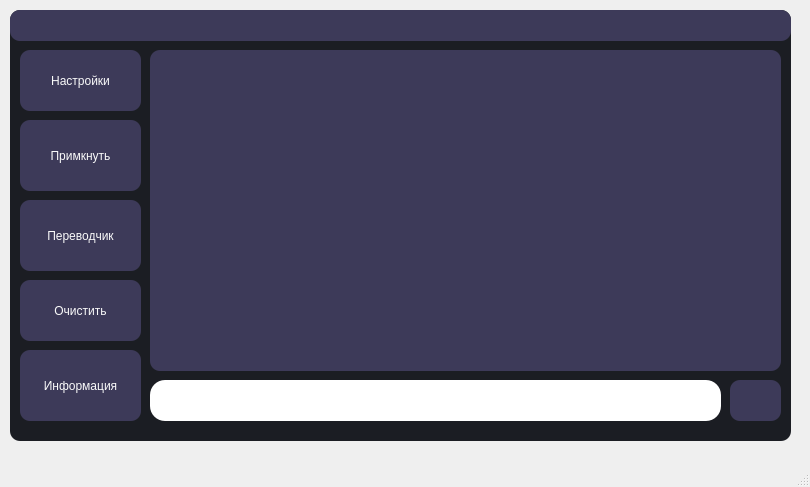
<?xml version="1.0" encoding="UTF-8"?>
<ui version="4.0">
 <class>MainWindow</class>
 <widget class="QMainWindow" name="MainWindow">
  <property name="geometry">
   <rect>
    <x>0</x>
    <y>0</y>
    <width>810</width>
    <height>487</height>
   </rect>
  </property>
  <property name="cursor">
   <cursorShape>ArrowCursor</cursorShape>
  </property>
  <property name="windowTitle">
   <string>MainWindow</string>
  </property>
  <property name="windowOpacity">
   <double>1.000000000000000</double>
  </property>
  <widget class="QWidget" name="centralwidget">
   <widget class="QFrame" name="frame">
    <property name="geometry">
     <rect>
      <x>10</x>
      <y>10</y>
      <width>781</width>
      <height>431</height>
     </rect>
    </property>
    <property name="autoFillBackground">
     <bool>false</bool>
    </property>
    <property name="styleSheet">
     <string notr="true">QFrame{
	border-radius: 10px;
	background-color: #1B1D23;
}</string>
    </property>
    <property name="frameShape">
     <enum>QFrame::NoFrame</enum>
    </property>
    <property name="frameShadow">
     <enum>QFrame::Raised</enum>
    </property>
    <widget class="QPushButton" name="pushButton_4">
     <property name="geometry">
      <rect>
       <x>10</x>
       <y>340</y>
       <width>121</width>
       <height>71</height>
      </rect>
     </property>
     <property name="styleSheet">
      <string notr="true">QPushButton {
	font: 12pt &quot;Sitka Small&quot;;
    border: none;
    border-radius: 10px;
	background-color:  #3d3a59;
    color: rgb(250, 250, 250);
}
QPushButton:hover{
	background-color: #4a3c73;
}
QPushButton:pressed{
	background-color: #604d94;
}
</string>
     </property>
     <property name="text">
      <string>Информация</string>
     </property>
    </widget>
    <widget class="QPushButton" name="pushButton_2">
     <property name="geometry">
      <rect>
       <x>10</x>
       <y>110</y>
       <width>121</width>
       <height>71</height>
      </rect>
     </property>
     <property name="styleSheet">
      <string notr="true">QPushButton {
	font: 12pt &quot;Sitka Small&quot;;
    border: none;
    border-radius: 10px;
	background-color:  #3d3a59;
    color: rgb(250, 250, 250);
}
QPushButton:hover{
	background-color: #4a3c73;
}
QPushButton:pressed{
	background-color: #604d94;
}

</string>
     </property>
     <property name="text">
      <string>Примкнуть</string>
     </property>
    </widget>
    <widget class="QPushButton" name="pushButton_6">
     <property name="geometry">
      <rect>
       <x>10</x>
       <y>270</y>
       <width>121</width>
       <height>61</height>
      </rect>
     </property>
     <property name="styleSheet">
      <string notr="true">QPushButton {
	font: 12pt &quot;Sitka Small&quot;;
    border: none;
    border-radius: 10px;
	background-color:  #3d3a59;
    color: rgb(250, 250, 250);
}
QPushButton:hover{
	background-color: #4a3c73;
}
QPushButton:pressed{
	background-color: #604d94;
}
</string>
     </property>
     <property name="text">
      <string>Очистить</string>
     </property>
    </widget>
    <widget class="QPushButton" name="pushButton">
     <property name="geometry">
      <rect>
       <x>10</x>
       <y>40</y>
       <width>121</width>
       <height>61</height>
      </rect>
     </property>
     <property name="styleSheet">
      <string notr="true">QPushButton {
	font: 12pt &quot;Sitka Small&quot;;
    border: none;
    border-radius: 10px;
	background-color:  #3d3a59;
    color: rgb(250, 250, 250);
}
QPushButton:hover{
	background-color: #4a3c73;
}
QPushButton:pressed{
	background-color: #604d94;
}
</string>
     </property>
     <property name="text">
      <string>Настройки</string>
     </property>
    </widget>
    <widget class="QPushButton" name="pushButton_3">
     <property name="geometry">
      <rect>
       <x>10</x>
       <y>190</y>
       <width>121</width>
       <height>71</height>
      </rect>
     </property>
     <property name="styleSheet">
      <string notr="true">QPushButton {
	font: 12pt &quot;Sitka Small&quot;;
    border: none;
    border-radius: 10px;
	background-color:  #3d3a59;
    color: rgb(250, 250, 250);
}
QPushButton:hover{
	background-color: #4a3c73;
}
QPushButton:pressed{
	background-color: #604d94;
}
</string>
     </property>
     <property name="text">
      <string>Переводчик</string>
     </property>
    </widget>
    <widget class="QLineEdit" name="lineEdit">
     <property name="geometry">
      <rect>
       <x>140</x>
       <y>370</y>
       <width>571</width>
       <height>41</height>
      </rect>
     </property>
     <property name="styleSheet">
      <string notr="true">QLineEdit{
	border-radius: 15px;
	background-color: #fff;
    font: 12pt &quot;Sitka Small&quot;;
}</string>
     </property>
     <property name="text">
      <string/>
     </property>
    </widget>
    <widget class="QListWidget" name="listWidget">
     <property name="geometry">
      <rect>
       <x>140</x>
       <y>40</y>
       <width>631</width>
       <height>321</height>
      </rect>
     </property>
     <property name="styleSheet">
      <string notr="true">QFrame{
	border-radius: 15px;
	background-color: #3d3a59;
}
QListWidget {
	font: 12pt &quot;Sitka Small&quot;;
    border: none;
    border-radius: 10px;
	background-color:  #3d3a59;
    color: rgb(250, 250, 250);
}</string>
     </property>
    </widget>
    <widget class="QPushButton" name="pushButton_5">
     <property name="geometry">
      <rect>
       <x>720</x>
       <y>370</y>
       <width>51</width>
       <height>41</height>
      </rect>
     </property>
     <property name="styleSheet">
      <string notr="true">QPushButton {
    border: none;
     border-radius: 10px;
    background-color:  #3d3a59;
}
QPushButton:hover{
	background-color: #4a3c73;
}
QPushButton:pressed{
	background-color: #604d94;
}
</string>
     </property>
     <property name="text">
      <string/>
     </property>
    </widget>
    <widget class="QFrame" name="frame_2">
     <property name="geometry">
      <rect>
       <x>0</x>
       <y>0</y>
       <width>781</width>
       <height>31</height>
      </rect>
     </property>
     <property name="styleSheet">
      <string notr="true">QFrame{
	border-radius: 10px;
	background-color:  #3d3a59;
}</string>
     </property>
     <property name="frameShape">
      <enum>QFrame::StyledPanel</enum>
     </property>
     <property name="frameShadow">
      <enum>QFrame::Raised</enum>
     </property>
     <widget class="QPushButton" name="pushButton_7">
      <property name="geometry">
       <rect>
        <x>744</x>
        <y>0</y>
        <width>31</width>
        <height>23</height>
       </rect>
      </property>
      <property name="styleSheet">
       <string notr="true">QPushButton:hover{
	background-color: #4a3c73;
}
QPushButton{
    border:none
}
QPushButton:pressed{
	background-color: #604d94;
}
</string>
      </property>
      <property name="text">
       <string/>
      </property>
     </widget>
     <widget class="QPushButton" name="pushButton_8">
      <property name="geometry">
       <rect>
        <x>704</x>
        <y>0</y>
        <width>31</width>
        <height>23</height>
       </rect>
      </property>
      <property name="styleSheet">
       <string notr="true">QPushButton {
    border: none;
}
QPushButton:hover{
	background-color: #4a3c73;
}
QPushButton:pressed{
	background-color: #604d94;
}
</string>
      </property>
      <property name="text">
       <string/>
      </property>
     </widget>
    </widget>
   </widget>
  </widget>
  <widget class="QMenuBar" name="menubar">
   <property name="geometry">
    <rect>
     <x>0</x>
     <y>0</y>
     <width>810</width>
     <height>21</height>
    </rect>
   </property>
  </widget>
  <widget class="QStatusBar" name="statusbar"/>
 </widget>
 <resources/>
 <connections/>
</ui>
